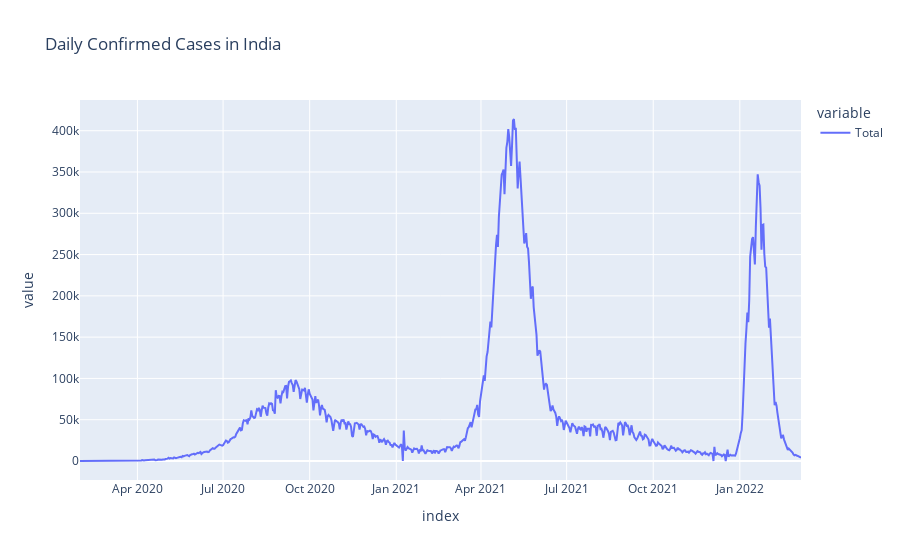

The code cell stored with this chart in its notebook:
### Code cell
# plotting our daily cases
px.line(confirmed_daily, title="Daily Confirmed Cases in India")

### Figure 1 — Plotly figure (JSON) as saved in the notebook; plotly's stock layout.template omitted (floating-point values rounded to 4 significant figures; data arrays with more than 128 entries replaced by an {"elided": "..."} marker saying what was removed)
{"data": [{"hovertemplate": "variable=Total<br>index=%{x}<br>value=%{y}<extra></extra>", "legendgroup": "Total", "line": {"color": "#636efa", "dash": "solid"}, "marker": {"symbol": "circle"}, "mode": "lines", "name": "Total", "orientation": "v", "showlegend": true, "type": "scatter", "x": {"elided": "767 str values"}, "xaxis": "x", "y": {"elided": "767 int values"}, "yaxis": "y"}], "layout": {"legend": {"title": {"text": "variable"}, "tracegroupgap": 0}, "title": {"text": "Daily Confirmed Cases in India"}, "xaxis": {"anchor": "y", "domain": [0, 1], "title": {"text": "index"}}, "yaxis": {"anchor": "x", "domain": [0, 1], "title": {"text": "value"}}}}
